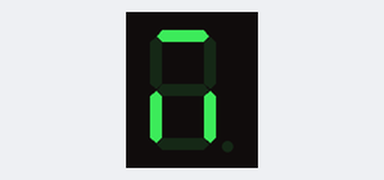
A sketch run on a simulated Arduino Uno, built with avr-gcc and run on an emulated ATmega328P. Parts: 1-digit seven-segment display. Wiring (inferred from the names in the program): 1-digit 7-segment display, segments lit when HIGH: segments pin 5, pin 6, pin 7, pin 8, pin 9, pin 10, pin 11. The segment pins are drawn as the display they are named for.

Above: at 0.1 s.
At 0.6 s:
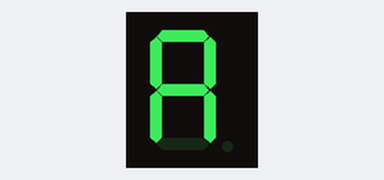
At 1.1 s:
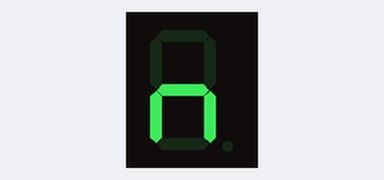
At 1.6 s:
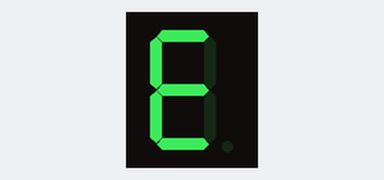
At 2.1 s:
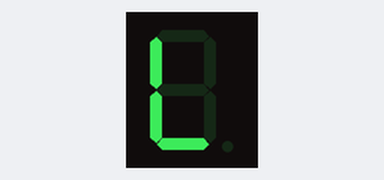

Measured:
- by itself, everything shown: repeats every 2.5 s, in 5 steps
- what the display in image 1 shows lasts 0.5 s, from 0.5 s to 1.0 s

The sketch:

Display_de_7_seg.ino
```cpp
/***************************************************************************************************
**                                                                                                **
**                      TITOL: DISPLAY DE 7 SEGMENTS.                                             **
**                           COMPTATGE DE 0 A 9                                                   **
**                                                                                                **
** MANEL VALIENTE ORRIT                                                                DATA:09/02/20
***************************************************************************************************/
//*****************************INCLUIR**************************************************************


//*****************************VARIABLES************************************************************
   int a = 5;
   int b = 6;
   int c = 7;
   int d = 8;
   int e = 9;
   int f = 10;
   int g = 11;
//*****************************SETUP****************************************************************
void setup()
{
  pinMode(a, OUTPUT); // Configuració dels PIN com a sortida.
  pinMode(b, OUTPUT);
  pinMode(c, OUTPUT);
  pinMode(d, OUTPUT);
  pinMode(e, OUTPUT);
  pinMode(f, OUTPUT);
  pinMode(g, OUTPUT);
}
//*****************************LOOP*****************************************************************
  void loop(){

    //M

  digitalWrite(a,HIGH);
  digitalWrite(b,LOW);
  digitalWrite(c,HIGH);
  digitalWrite(d,LOW);
  digitalWrite(e,HIGH);
  digitalWrite(f,LOW);
  digitalWrite(g,LOW);

  delay(500);

  //A

  digitalWrite(a,HIGH);
  digitalWrite(b,HIGH);
  digitalWrite(c,HIGH);
  digitalWrite(d,LOW);
  digitalWrite(e,HIGH);
  digitalWrite(f,HIGH);
  digitalWrite(g,HIGH);
  delay(500);

  //N

  digitalWrite(a,LOW);
  digitalWrite(b,LOW);
  digitalWrite(c,HIGH);
  digitalWrite(d,LOW);
  digitalWrite(e,HIGH);
  digitalWrite(f,LOW);
  digitalWrite(g,HIGH);
  delay(500);

  //E

  digitalWrite(a,HIGH);
  digitalWrite(b,LOW);
  digitalWrite(c,LOW);
  digitalWrite(d,HIGH);
  digitalWrite(e,HIGH);
  digitalWrite(f,HIGH);
  digitalWrite(g,HIGH);
  delay(500);

  //L

  digitalWrite(a,LOW);
  digitalWrite(b,LOW);
  digitalWrite(c,LOW);
  digitalWrite(d,HIGH);
  digitalWrite(e,HIGH);
  digitalWrite(f,HIGH);
  digitalWrite(g,LOW);
  delay(500);


  }

//****************************FUNCIONS*************************************************************
```
